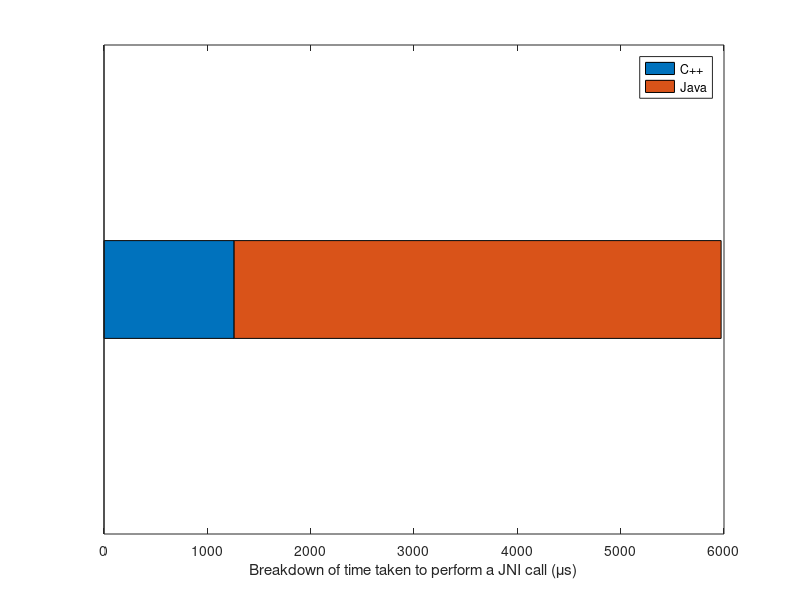

MATLAB code to generate this figure:
delimiter = '\n';

range = [1 0 1000 0];

java = dlmread('jni-java.txt', delimiter, range);
cpp = dlmread('jni.txt', delimiter, range);

diff = java - cpp;

barh([0 1], [mean(cpp)/1000 mean(diff)/1000 ; 0 0 ], 0.2, 'stacked');
ylim([-.5 .5]);
set(gca, 'YTick', []);
xlabel('Breakdown of time taken to perform a JNI call (\mus)');
legend({'C++', 'Java'});

print -depsc 'jni.eps';
